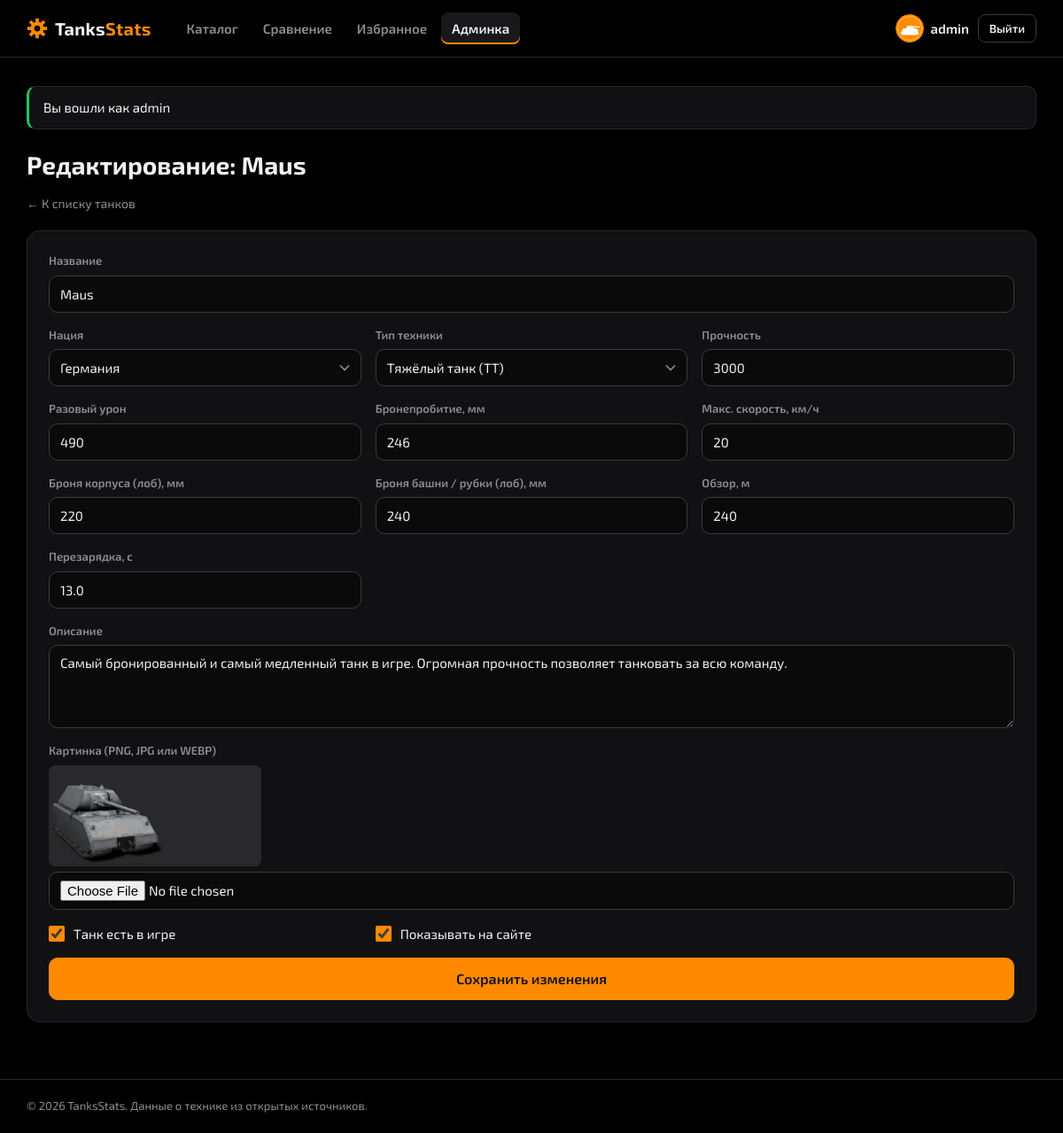
/admin/tank_edit.php?id=4 (signed in), run on the app's committed database.
### tables this page shows
CREATE TABLE users (
    id INT AUTO_INCREMENT PRIMARY KEY,
    username VARCHAR(30) NOT NULL UNIQUE,
    email VARCHAR(100) NOT NULL UNIQUE,
    password_hash VARCHAR(255) NOT NULL,
    avatar VARCHAR(50) NOT NULL,
    role ENUM('user', 'admin') NOT NULL DEFAULT 'user',
    is_banned TINYINT(1) NOT NULL DEFAULT 0,
    created_at TIMESTAMP NOT NULL DEFAULT CURRENT_TIMESTAMP
);

CREATE TABLE tanks (
    id INT AUTO_INCREMENT PRIMARY KEY,
    name VARCHAR(100) NOT NULL,
    nation_id INT NULL,
    type_id INT NULL,
    image VARCHAR(255) NULL,
    description TEXT NULL,
    hp INT UNSIGNED NOT NULL DEFAULT 0,
    damage INT UNSIGNED NOT NULL DEFAULT 0,
    penetration INT UNSIGNED NOT NULL DEFAULT 0,
    reload DECIMAL(4,1) NOT NULL DEFAULT 1.0,
    speed INT UNSIGNED NOT NULL DEFAULT 0,
    armor_hull INT UNSIGNED NOT NULL DEFAULT 0,
    armor_turret INT UNSIGNED NOT NULL DEFAULT 0,
    view_range INT UNSIGNED NOT NULL DEFAULT 0,
    in_game TINYINT(1) NOT NULL DEFAULT 1,
    is_available TINYINT(1) NOT NULL DEFAULT 1,
    created_at TIMESTAMP NOT NULL DEFAULT CURRENT_TIMESTAMP,
    updated_at TIMESTAMP NOT NULL DEFAULT CURRENT_TIMESTAMP ON UPDATE CURRENT_TIMESTAMP,
    CONSTRAINT fk_tanks_nation FOREIGN KEY (nation_id) REFERENCES nations(id) ON DELETE SET NULL,
    CONSTRAINT fk_tanks_type FOREIGN KEY (type_id) REFERENCES types(id) ON DELETE SET NULL
);

CREATE TABLE nations (
    id INT AUTO_INCREMENT PRIMARY KEY,
    name VARCHAR(50) NOT NULL UNIQUE
);

CREATE TABLE types (
    id INT AUTO_INCREMENT PRIMARY KEY,
    code VARCHAR(10) NOT NULL UNIQUE,
    name VARCHAR(50) NOT NULL
);

### config.php (called while the page is built, shortened)
<?php
$db = new mysqli('localhost', 'root', '', 'tanksstats');
$db->set_charset('utf8mb4');
$base = basename(dirname($_SERVER['SCRIPT_FILENAME'])) === 'admin' ? '../' : '';
$page = basename($_SERVER['SCRIPT_NAME']);
$user = null;
if (isset($_SESSION['user_id'])) {
    $stmt = $db->prepare('SELECT id, username, email, avatar, role, is_banned FROM users WHERE id = ?');
    $stmt->bind_param('i', $_SESSION['user_id']);
    $stmt->execute();
    $user = $stmt->get_result()->fetch_assoc();
}
$isAdmin = $user && $user['role'] === 'admin';

### admin/tank_edit.php (the view, shortened to what this page needs)
<?php
include '../config.php';
$nations = $db->query('SELECT id, name FROM nations ORDER BY name')->fetch_all(MYSQLI_ASSOC);
$types = $db->query('SELECT id, code, name FROM types ORDER BY id')->fetch_all(MYSQLI_ASSOC);
$tank = null;
$id = $_GET['id'] ?? '';
if ($id !== '') {
    if (ctype_digit($id)) {
        $stmt = $db->prepare('SELECT * FROM tanks WHERE id = ?');
        $stmt->bind_param('i', $id);
        $stmt->execute();
        $tank = $stmt->get_result()->fetch_assoc();
    }
}
$numberFields = [
    'hp' => 'Прочность',
    'damage' => 'Разовый урон',
    'penetration' => 'Бронепробитие, мм',
    'speed' => 'Макс. скорость, км/ч',
    'armor_hull' => 'Броня корпуса (лоб), мм',
    'armor_turret' => 'Броня башни / рубки (лоб), мм',
    'view_range' => 'Обзор, м',
];
$form = $tank ?? [
    'name' => '',
    'nation_id' => '',
    'type_id' => '',
    'description' => '',
    'image' => null,
    'hp' => '',
    'damage' => '',
    'penetration' => '',
    'reload' => '',
    'speed' => '',
    'armor_hull' => '',
    'armor_turret' => '',
    'view_range' => '',
    'in_game' => 1,
    'is_available' => 1,
];
$title = $tank ? 'Редактирование: ' . $tank['name'] : 'Новый танк';
include '../header.php';
?>
<section class="section">
    <h1 class="page-title"><?= htmlspecialchars($title) ?></h1>
    <div class="admin-toolbar">
        <a class="back-link" href="tanks.php">← К списку танков</a>
    </div>
    <form class="admin-form" method="post" enctype="multipart/form-data">
        <label class="field field--wide">
            <span class="field__label">Название</span>
            <input class="field__input" type="text" name="name" value="<?= htmlspecialchars($form['name']) ?>" maxlength="100" required>
        </label>
        <label class="field">
            <span class="field__label">Нация</span>
            <select class="field__input" name="nation_id" required>
                <?php foreach ($nations as $nation): ?>
                    <option value="<?= (int)$nation['id'] ?>" <?= $form['nation_id'] == $nation['id'] ? 'selected' : '' ?>><?= htmlspecialchars($nation['name']) ?></option>
                <?php endforeach; ?>
            </select>
        </label>
        <label class="field">
            <span class="field__label">Тип техники</span>
            <select class="field__input" name="type_id" required>
                <?php foreach ($types as $type): ?>
                    <option value="<?= (int)$type['id'] ?>" <?= $form['type_id'] == $type['id'] ? 'selected' : '' ?>><?= htmlspecialchars($type['name'] . ' (' . $type['code'] . ')') ?></option>
                <?php endforeach; ?>
            </select>
        </label>
        <?php foreach ($numberFields as $field => $label): ?>
            <label class="field">
                <span class="field__label"><?= $label ?></span>
                <input class="field__input" type="number" name="<?= $field ?>" value="<?= htmlspecialchars($form[$field]) ?>" min="0" max="100000" required>
            </label>
        <?php endforeach; ?>
        <label class="field">
            <span class="field__label">Перезарядка, с</span>
            <input class="field__input" type="text" name="reload" value="<?= htmlspecialchars($form['reload']) ?>" placeholder="например 12.5" required>
        </label>
        <label class="field field--wide">
            <span class="field__label">Описание</span>
            <textarea class="field__input" name="description" rows="4"><?= htmlspecialchars($form['description'] ?? '') ?></textarea>
        </label>
        <div class="field field--wide">
            <span class="field__label">Картинка (PNG, JPG или WEBP)</span>
            <?php if ($form['image']): ?>
                <img class="admin-form__preview" src="../img/tanks/<?= htmlspecialchars($form['image']) ?>" alt="">
            <?php endif; ?>
            <input class="field__input" type="file" name="image" accept=".png,.jpg,.jpeg,.webp">
        </div>
        <label class="checkbox">
            <input type="checkbox" name="in_game" value="1" <?= $form['in_game'] ? 'checked' : '' ?>>
            <span>Танк есть в игре</span>
        </label>
        <label class="checkbox">
            <input type="checkbox" name="is_available" value="1" <?= $form['is_available'] ? 'checked' : '' ?>>
            <span>Показывать на сайте</span>
        </label>
        <div class="field--wide">
            <button class="btn btn--big" type="submit"><?= $tank ? 'Сохранить изменения' : 'Добавить танк' ?></button>
        </div>
    </form>
</section>
<?php include '../footer.php'; ?>

### header.php (shortened to what this page needs)
<?php
$inAdmin = $base === '../';
$compareCount = count($_SESSION['compare'] ?? []);
?>
<!DOCTYPE html>
<html lang="ru">
<head>
    <link rel="stylesheet" href="<?= $base ?>style.css">
</head>
<body>
<header class="header">
    <div class="header__inner">
        <a class="logo" href="<?= $base ?>index.php">
            <img class="logo__mark" src="<?= $base ?>img/gear.svg" alt="">
            <span>Tanks<span class="logo__accent">Stats</span></span>
        </a>
        <nav class="nav">
            <a class="nav__link <?= !$inAdmin && in_array($page, ['index.php', 'tank.php']) ? 'nav__link--active' : '' ?>" href="<?= $base ?>index.php">Каталог</a>
            <a class="nav__link <?= $page === 'compare.php' ? 'nav__link--active' : '' ?>" href="<?= $base ?>compare.php">
                Сравнение<?php if ($compareCount > 0): ?> <span class="nav__count"><?= $compareCount ?>/2</span><?php endif; ?>
            </a>
            <?php if ($user): ?>
                <a class="nav__link <?= $page === 'favorites.php' ? 'nav__link--active' : '' ?>" href="<?= $base ?>favorites.php">Избранное</a>
            <?php endif; ?>
            <?php if ($isAdmin): ?>
                <a class="nav__link <?= $inAdmin ? 'nav__link--active' : '' ?>" href="<?= $base ?>admin/index.php">Админка</a>
            <?php endif; ?>
        </nav>
        <div class="header__user">
            <?php if ($user): ?>
                <span class="user-chip">
                    <img class="avatar" src="<?= $base ?>img/avatars/<?= htmlspecialchars($user['avatar']) ?>" alt="">
                    <span class="user-chip__name"><?= htmlspecialchars($user['username']) ?></span>
                </span>
                <a class="btn btn--outline btn--small" href="<?= $base ?>logout.php">Выйти</a>
            <?php else: ?>
                <a class="btn btn--ghost btn--small" href="<?= $base ?>login.php">Войти</a>
                <a class="btn btn--small" href="<?= $base ?>register.php">Регистрация</a>
            <?php endif; ?>
        </div>
    </div>
</header>
<main class="main">
    <?php if (isset($_SESSION['flash'])): ?>
        <p class="flash flash--<?= htmlspecialchars($_SESSION['flash']['type']) ?>"><?= htmlspecialchars($_SESSION['flash']['text']) ?></p>
    <?php endif; ?>

### data on the page
users: avatar (picture), username "admin"
tanks: name "Редактирование: Maus", name "Maus", nation_id "Германия", type_id "Тяжёлый танк (ТТ)", hp "3000", damage "490", penetration "246", speed "20", armor_hull "220", armor_turret "240", view_range "240", reload "13.0", description "Самый бронированный и самый медленный танк в игре. Огромная прочность позволяет танковать за всю команду.", image (picture), in_game "☑", is_available "☑"

### other printed values
$_SESSION['flash']['text'] "Вы вошли как admin"
$label "Прочность"
$label "Разовый урон"
$label "Бронепробитие, мм"
$label "Макс. скорость, км/ч"
$label "Броня корпуса (лоб), мм"
$label "Броня башни / рубки (лоб), мм"
$label "Обзор, м"
$settings['footer_text'] "© 2026 TanksStats. Данные о технике из открытых источников."
